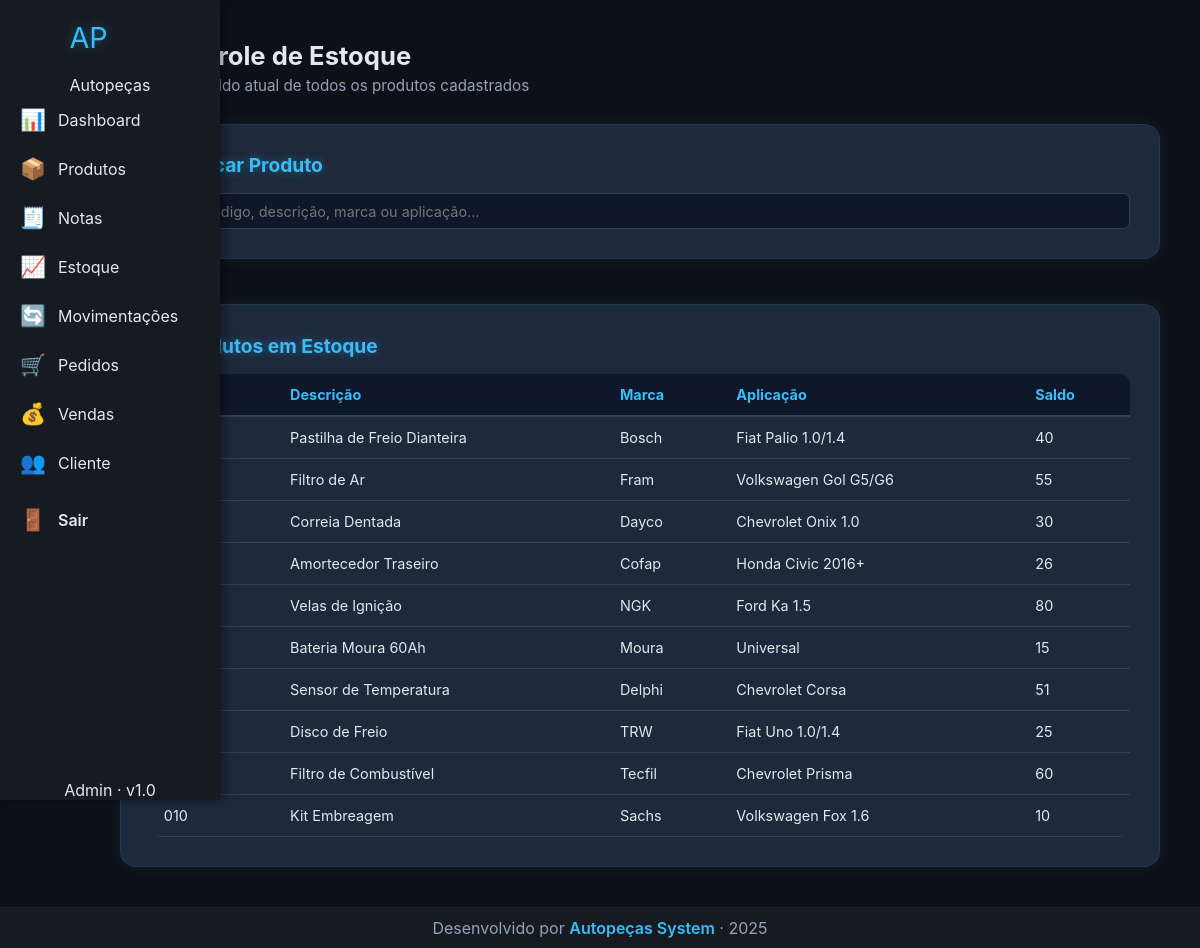
The app's page /estoque (signed in) with its own data.
### models.py (models this page shows, shortened)
class Produto(db.Model):
    id = db.Column(db.Integer, primary_key=True)
    codigo = db.Column(db.String(20), nullable=False)
    descricao = db.Column(db.String(100), nullable=False)
    marca = db.Column(db.String(50))
    aplicacao = db.Column(db.String(100))
    preco_compra = db.Column(db.Float, nullable=False)
    preco_venda = db.Column(db.Float, nullable=False)
    estoque_atual = db.Column(db.Integer, default=0)
    itens = db.relationship("ItemNota", backref="produto", lazy=True)
    movimentacoes = db.relationship("Movimentacao", backref="produto", lazy=True)

### app.py (the view)
@app.route("/estoque")
@login_required
def estoque():
    produtos = Produto.query.all()
    return render_template("pages/estoque/estoque.html", produtos=produtos)

### app.py (called while the page is built)
@app.context_processor
def inject_globals():
    return {
        "current_year": datetime.now().year,
        "user": session.get("user"),
    }

def login_required(f):
    @wraps(f)
    def decorated(*args, **kwargs):
        if "user" not in session:
            return redirect(url_for("login"))
        return f(*args, **kwargs)
    return decorated

### templates/pages/estoque/estoque.html (shortened to what this page needs)
{% extends 'base.html' %}
{% set css = 'forms.css' %}
{% set script = 'filtro_estoque.js' %}
{% block content %}
<section class="page-header">
  <h1>📦 Controle de Estoque</h1>
  <p class="muted">Visualize o saldo atual de todos os produtos cadastrados</p>
</section>
<div class="grid-container">
  <div class="card">
    <h2>🔍 Buscar Produto</h2>
    <div class="form-group">
      <input type="text" id="filtro" placeholder="Digite código, descrição, marca ou aplicação...">
    </div>
  </div>
  <div class="card">
    <h2>📋 Produtos em Estoque</h2>
    <table id="tabela-estoque" class="data-table">
      <thead>
        <tr>
          <th>Código</th>
          <th>Descrição</th>
          <th>Marca</th>
          <th>Aplicação</th>
          <th>Saldo</th>
        </tr>
      </thead>
      <tbody>
        {% for p in produtos %}
        <tr>
          <td>{{ p.codigo }}</td>
          <td>{{ p.descricao }}</td>
          <td>{{ p.marca }}</td>
          <td>{{ p.aplicacao }}</td>
          <td>{{ p.estoque_atual }}</td>
        </tr>
        {% endfor %}
      </tbody>
    </table>
  </div>
</div>
{% endblock %}

### static/css/style.css (style rules this page uses)
:root { --bg: #0d1117; --sidebar: #161b22; --card: #1e2632; --primary: #38bdf8; --text: #e2e8f0; --muted: #94a3b8; --glow: 0 0 10px rgba(56, 189, 248, 0.4); --radius: 12px; }
* { box-sizing: border-box; margin: 0; padding: 0; font-family: "Inter", sans-serif; }
body { background-color: var(--bg); color: var(--text); display: flex; flex-direction: column; min-height: 100vh; }
h2 { margin-bottom: 25px; font-size: 1.8rem; text-shadow: var(--glow); }

### static/css/forms.css (style rules this page uses)
.page-header { margin-bottom: 1.8rem; }
.page-header h1 { font-size: 1.6rem; color: #e2e8f0; margin-bottom: 0.3rem; }
.page-header .muted { color: #94a3b8; font-size: 0.95rem; }
.grid-container { display: flex; flex-direction: column; gap: 2.8rem; }
.card { background: #1e293b; padding: 1.8rem; border-radius: 16px; border: 1px solid rgba(56, 189, 248, 0.1); box-shadow: 0 0 18px rgba(56, 189, 248, 0.08); transition: transform 0.2s ease, box-shadow 0.3s ease; }
.card h2 { margin-bottom: 1rem; color: #38bdf8; font-size: 1.2rem; }
.form-group { display: flex; flex-direction: column; }
.form-group input, .form-group select { height: 36px; padding: 6px 10px; border-radius: 6px; border: 1px solid #334155; background: #0f172a; color: #e2e8f0; font-size: 0.9rem; transition: all 0.2s ease; }
.data-table, .modern-table { width: 100%; border-collapse: collapse; color: #e2e8f0; font-size: 0.9rem; border-radius: 10px; overflow: hidden; }
.data-table th, .modern-table th { background: #0f172a; color: #38bdf8; text-align: left; padding: 12px 14px; border-bottom: 2px solid #334155; }
.data-table td, .modern-table td { padding: 12px 14px; border-bottom: 1px solid #334155; }

### records on screen
Produto: descricao "Pastilha de Freio Dianteira", marca "Bosch", aplicacao "Fiat Palio 1.0/1.4", estoque_atual "40"
Produto: descricao "Filtro de Ar", marca "Fram", aplicacao "Volkswagen Gol G5/G6", estoque_atual "55"
Produto: descricao "Correia Dentada", marca "Dayco", aplicacao "Chevrolet Onix 1.0", estoque_atual "30"
Produto: descricao "Amortecedor Traseiro", marca "Cofap", aplicacao "Honda Civic 2016+", estoque_atual "26"
Produto: descricao "Velas de Ignição", marca "NGK", aplicacao "Ford Ka 1.5", estoque_atual "80"
Produto: descricao "Bateria Moura 60Ah", marca "Moura", aplicacao "Universal", estoque_atual "15"
Produto: descricao "Sensor de Temperatura", marca "Delphi", aplicacao "Chevrolet Corsa", estoque_atual "51"
Produto: descricao "Disco de Freio", marca "TRW", aplicacao "Fiat Uno 1.0/1.4", estoque_atual "25"
Produto: descricao "Filtro de Combustível", marca "Tecfil", aplicacao "Chevrolet Prisma", estoque_atual "60"
Produto: codigo "010", descricao "Kit Embreagem", marca "Sachs", aplicacao "Volkswagen Fox 1.6", estoque_atual "10"
